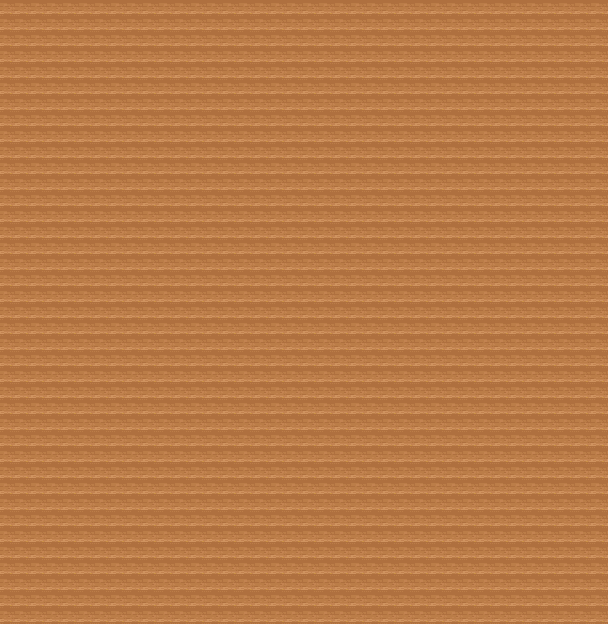

The image is a tile-based game level rendered from a .tmx file. Its description and source (layers, tilesets, objects; grid data summarised) follow:
An orthogonal 38x39 tile map with 16x16 px tiles, 1 tile layer (Calque de Tuiles 1), 5 tilesets.

<map version="1.5" tiledversion="1.7.2" orientation="orthogonal" renderorder="right-down" width="38" height="39" tilewidth="16" tileheight="16" infinite="0" nextlayerid="7" nextobjectid="1">
 <tileset firstgid="1" source="tiles_cus_shanktonstatepen.tsx" />
 <tileset firstgid="101" source="Sans titre.tsx" />
 <tileset firstgid="102" source="table.tsx" />
 <tileset firstgid="103" source="chaise3.tsx" />
 <tileset firstgid="104" source="bureau.tsx" />
 <layer id="6" name="Calque de Tuiles 1" width="38" height="39">
  <data>[1482 cells, 1482 non-empty, 1 distinct tile ids]</data>
 </layer>
</map>
